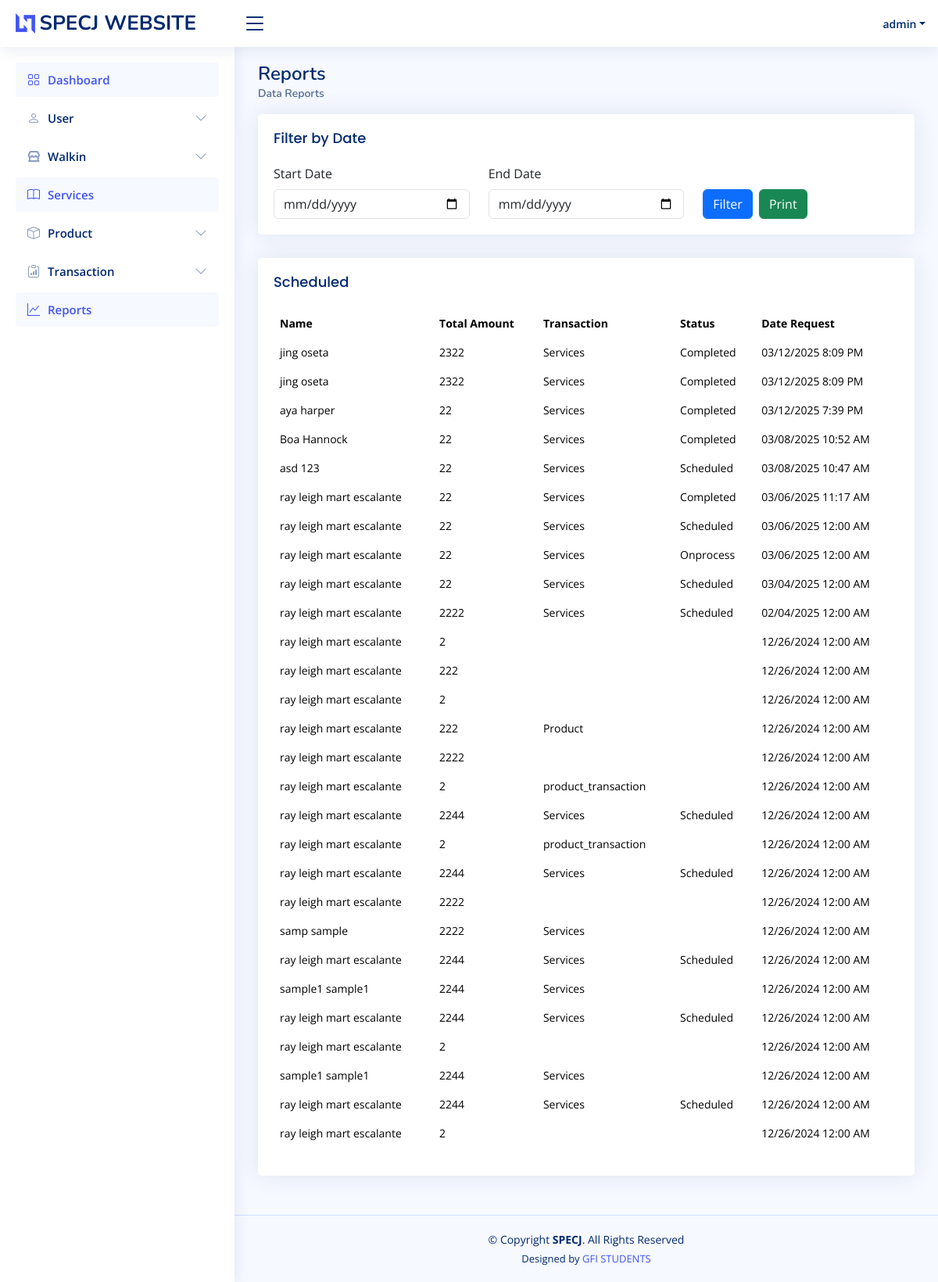
Screenshot of /admin/reports.php (signed in) with the database file from the repository.
### tables this page shows
CREATE TABLE `users`  (
  `id` int NOT NULL AUTO_INCREMENT,
  `firstname` varchar(100) NOT NULL,
  `lastname` varchar(100) NOT NULL,
  `email` varchar(150) NOT NULL,
  `username` varchar(50) NOT NULL,
  `password` varchar(255) NOT NULL,
  `role` enum('user','admin') NULL DEFAULT 'user',
  `archive` tinyint(1) NULL DEFAULT 0,
  `confirm` tinyint(1) NULL DEFAULT 0,
  `created_at` timestamp NOT NULL DEFAULT current_timestamp,
  `status` varchar(255) NULL DEFAULT NULL,
  PRIMARY KEY (`id`) USING BTREE,
  UNIQUE INDEX `email`(`email` ASC) USING BTREE,
  UNIQUE INDEX `username`(`username` ASC) USING BTREE
);

CREATE TABLE `services_transaction`  (
  `id` int NOT NULL AUTO_INCREMENT,
  `transaction_id` int NULL DEFAULT NULL,
  `service_id` int NULL DEFAULT NULL,
  `set_schedule` date NULL DEFAULT NULL,
  `status` varchar(255) NULL DEFAULT NULL,
  PRIMARY KEY (`id`) USING BTREE
);

CREATE TABLE `transactions`  (
  `id` int NOT NULL AUTO_INCREMENT,
  `user_id` int NULL DEFAULT NULL,
  `firstname` varchar(255) NULL DEFAULT NULL,
  `lastname` varchar(255) NULL DEFAULT NULL,
  `total_amount` int NULL DEFAULT NULL,
  `type_transaction` varchar(255) NULL DEFAULT NULL,
  `created_at` datetime NULL DEFAULT NULL,
  `date_completed` datetime NULL DEFAULT NULL,
  `status` varchar(255) NULL DEFAULT NULL,
  `transaction` varchar(255) NULL DEFAULT NULL,
  PRIMARY KEY (`id`) USING BTREE
);

### admin/reports.php (the view, shortened to what this page needs)
<?php
include("../layout/header.php");
?>
<body>
<?php
include("../layout/top-nav.php");
include("side-bar.php");
?>
<main id="main" class="main">
  <div class="pagetitle">
    <h1>Reports</h1>
    <nav>
      <ol class="breadcrumb">
        <li class="breadcrumb-item active">Data Reports</li>
      </ol>
    </nav>
  </div>
  <section class="section dashboard">
    <div class="row">
      <div class="col-lg-12">
        <div class="row">
          <div class="col-12">
            <div class="card">
              <div class="card-body">
                <h5 class="card-title">Filter by Date</h5>
                <form method="GET" action="">
                  <div class="row">
                    <div class="col-md-4">
                      <label for="start_date" class="form-label">Start Date</label>
                      <input type="date" class="form-control" name="start_date" id="start_date" required>
                    </div>
                    <div class="col-md-4">
                      <label for="end_date" class="form-label">End Date</label>
                      <input type="date" class="form-control" name="end_date" id="end_date" required>
                    </div>
                    <div class="col-md-4 d-flex align-items-end">
                      <button type="submit" class="btn btn-primary">Filter</button>
                      <button type="button" class="btn btn-success ms-2" onclick="printReport()">Print</button>
                    </div>
                  </div>
                </form>
              </div>
            </div>
          </div>
          <?php
          $query = "SELECT T.*, T.id AS transaction_id, ST.* FROM transactions AS T
                    INNER JOIN services_transaction AS ST ON ST.transaction_id = T.id
                ";
          $query .= " ORDER BY T.created_at DESC";
          $result = $conn->query($query);
          ?>
          <div class="col-12">
            <div class="card recent-sales overflow-auto">
              <div class="card-body">
                <h5 class="card-title">Scheduled</h5>
                <div id="printableArea">
                  <table class="table table-borderless datatable">
                    <thead>
                      <tr>
                        <th>Name</th>
                        <th>Total Amount</th>
                        <th>Transaction</th>
                        <th>Status</th>
                        <th>Date Request</th>
                      </tr>
                    </thead>
                    <tbody>
                      <?php
                      if ($result->num_rows > 0) {
                        while ($row = $result->fetch_assoc()) {
                          $setDate = date('m/d/Y g:i A', strtotime($row['created_at']));
                          echo "<tr>
                                <td>{$row['firstname']} {$row['lastname']}</td>
                                <td>{$row['total_amount']}</td>
                                <td>{$row['transaction']}</td>
                                <td>{$row['status']}</td>
                                <td>$setDate</td>
                              </tr>";
                        }
                      } else {
                        echo "<tr><td colspan='6'>No records found.</td></tr>";
                      }
                      ?>
                    </tbody>
                  </table>
                </div>
              </div>
            </div>
          </div>
        </div>
      </div>
    </div>
  </section>
</main>
<?php
include("../layout/footer.php");
?>

### layout/top-nav.php (shortened to what this page needs)
<header id="header" class="header fixed-top d-flex align-items-center">
<div class="d-flex align-items-center justify-content-between">
  <a href="#" class="logo d-flex align-items-center">
    <img src="assets/img/logo.png" alt="">
    <span class="d-none d-lg-block">SPECJ WEBSITE</span>
  </a>
  <i class="bi bi-list toggle-sidebar-btn"></i>
</div>
<nav class="header-nav ms-auto">
  <ul class="d-flex align-items-center">
    <li class="nav-item dropdown pe-3">
    <?php
       $stmt = $conn->prepare("SELECT firstname, lastname, email, username, password FROM users WHERE id = ?");
       $stmt->bind_param("i", $user_id);
       $stmt->execute();
       $result_customer = $stmt->get_result();
       $customer_result = $result_customer->fetch_assoc();
       $customer_username = $customer_result['username'];
      ?>
      <a class="nav-link nav-profile d-flex align-items-center pe-0" href="#" data-bs-toggle="dropdown">
        <span class="d-none d-md-block dropdown-toggle ps-2"><?= $customer_username; ?></span>
      </a>
    </li>
  </ul>
</nav>
</header>

### assets/css/style.css (style rules this page uses)
:root { scroll-behavior: smooth; }
body { font-family: "Open Sans", sans-serif; background: #f6f9ff; color: #444444; }
a { color: #4154f1; text-decoration: none; }
h1, h2, h3, h4, h5, h6 { font-family: "Nunito", sans-serif; }
#main { margin-top: 60px; padding: 20px 30px; transition: all 0.3s; }
.pagetitle { margin-bottom: 10px; }
.pagetitle h1 { font-size: 24px; margin-bottom: 0; font-weight: 600; color: #012970; }
.card { margin-bottom: 30px; border: none; border-radius: 5px; box-shadow: 0px 0 30px rgba(1, 41, 112, 0.1); }
.card-title { padding: 20px 0 15px 0; font-size: 18px; font-weight: 500; color: #012970; font-family: "Poppins", sans-serif; }
.card-body { padding: 0 20px 20px 20px; }
.breadcrumb { font-size: 14px; font-family: "Nunito", sans-serif; color: #899bbd; font-weight: 600; }
.breadcrumb .breadcrumb-item::before { color: #899bbd; }
.breadcrumb .active { color: #51678f; font-weight: 600; }
.logo { line-height: 1; }
@media (min-width: 1200px) { .logo { width: 280px; } }
.logo img { max-height: 26px; margin-right: 6px; }
.logo span { font-size: 26px; font-weight: 700; color: #012970; font-family: "Nunito", sans-serif; }
.header { transition: all 0.5s; z-index: 997; height: 60px; box-shadow: 0px 2px 20px rgba(1, 41, 112, 0.1); background-color: #fff; padding-left: 20px; }
.header .toggle-sidebar-btn { font-size: 32px; padding-left: 10px; cursor: pointer; color: #012970; }
.header-nav ul { list-style: none; }
.header-nav>ul { margin: 0; padding: 0; }
.header-nav .nav-profile { color: #012970; }
.header-nav .nav-profile span { font-size: 14px; font-weight: 600; }
@media (min-width: 1200px) { #main, #footer { margin-left: 300px; } }
.dashboard .recent-sales { font-size: 14px; }
.dashboard .recent-sales .table thead { background: #f6f6fe; }
.dashboard .recent-sales .table thead th { border: 0; }

### rows the page displays
users: username "admin"
services_transaction: transaction.firstname "jing", transaction.lastname "oseta", transaction.total_amount "2322", transaction.transaction "Services", status "Completed", transaction.created_at "03/12/2025 8:09 PM"
services_transaction: transaction.firstname "jing", transaction.lastname "oseta", transaction.total_amount "2322", transaction.transaction "Services", status "Completed", transaction.created_at "03/12/2025 8:09 PM"
services_transaction: transaction.firstname "aya", transaction.lastname "harper", transaction.total_amount "22", transaction.transaction "Services", status "Completed", transaction.created_at "03/12/2025 7:39 PM"
services_transaction: transaction.firstname "Boa", transaction.lastname "Hannock", transaction.total_amount "22", transaction.transaction "Services", status "Completed", transaction.created_at "03/08/2025 10:52 AM"
services_transaction: transaction.firstname "asd", transaction.lastname "123", transaction.total_amount "22", transaction.transaction "Services", status "Scheduled", transaction.created_at "03/08/2025 10:47 AM"
services_transaction: transaction.firstname "ray leigh mart", transaction.lastname "escalante", transaction.total_amount "22", transaction.transaction "Services", status "Completed", transaction.created_at "03/06/2025 11:17 AM"
services_transaction: transaction.firstname "ray leigh mart", transaction.lastname "escalante", transaction.total_amount "22", transaction.transaction "Services", status "Scheduled", transaction.created_at "03/06/2025 12:00 AM"
services_transaction: transaction.firstname "ray leigh mart", transaction.lastname "escalante", transaction.total_amount "22", transaction.transaction "Services", status "Onprocess", transaction.created_at "03/06/2025 12:00 AM"
services_transaction: transaction.firstname "ray leigh mart", transaction.lastname "escalante", transaction.total_amount "22", transaction.transaction "Services", status "Scheduled", transaction.created_at "03/04/2025 12:00 AM"
services_transaction: transaction.firstname "ray leigh mart", transaction.lastname "escalante", transaction.total_amount "2222", transaction.transaction "Services", status "Scheduled", transaction.created_at "02/04/2025 12:00 AM"
services_transaction: transaction.firstname "ray leigh mart", transaction.lastname "escalante", transaction.total_amount "2", transaction.created_at "12/26/2024 12:00 AM"
services_transaction: transaction.firstname "ray leigh mart", transaction.lastname "escalante", transaction.total_amount "222", transaction.created_at "12/26/2024 12:00 AM"
services_transaction: transaction.firstname "ray leigh mart", transaction.lastname "escalante", transaction.total_amount "2", transaction.created_at "12/26/2024 12:00 AM"
services_transaction: transaction.firstname "ray leigh mart", transaction.lastname "escalante", transaction.total_amount "222", transaction.transaction "Product", transaction.created_at "12/26/2024 12:00 AM"
services_transaction: transaction.firstname "ray leigh mart", transaction.lastname "escalante", transaction.total_amount "2222", transaction.created_at "12/26/2024 12:00 AM"
services_transaction: transaction.firstname "ray leigh mart", transaction.lastname "escalante", transaction.total_amount "2", transaction.transaction "product_transaction", transaction.created_at "12/26/2024 12:00 AM"
services_transaction: transaction.firstname "ray leigh mart", transaction.lastname "escalante", transaction.total_amount "2244", transaction.transaction "Services", status "Scheduled", transaction.created_at "12/26/2024 12:00 AM"
services_transaction: transaction.firstname "ray leigh mart", transaction.lastname "escalante", transaction.total_amount "2", transaction.transaction "product_transaction", transaction.created_at "12/26/2024 12:00 AM"
services_transaction: transaction.firstname "ray leigh mart", transaction.lastname "escalante", transaction.total_amount "2244", transaction.transaction "Services", status "Scheduled", transaction.created_at "12/26/2024 12:00 AM"
services_transaction: transaction.firstname "ray leigh mart", transaction.lastname "escalante", transaction.total_amount "2222", transaction.created_at "12/26/2024 12:00 AM"
services_transaction: transaction.firstname "samp", transaction.lastname "sample", transaction.total_amount "2222", transaction.transaction "Services", transaction.created_at "12/26/2024 12:00 AM"
services_transaction: transaction.firstname "ray leigh mart", transaction.lastname "escalante", transaction.total_amount "2244", transaction.transaction "Services", status "Scheduled", transaction.created_at "12/26/2024 12:00 AM"
services_transaction: transaction.firstname "sample1", transaction.lastname "sample1", transaction.total_amount "2244", transaction.transaction "Services", transaction.created_at "12/26/2024 12:00 AM"
services_transaction: transaction.firstname "ray leigh mart", transaction.lastname "escalante", transaction.total_amount "2244", transaction.transaction "Services", status "Scheduled", transaction.created_at "12/26/2024 12:00 AM"
services_transaction: transaction.firstname "ray leigh mart", transaction.lastname "escalante", transaction.total_amount "2", transaction.created_at "12/26/2024 12:00 AM"
services_transaction: transaction.firstname "sample1", transaction.lastname "sample1", transaction.total_amount "2244", transaction.transaction "Services", transaction.created_at "12/26/2024 12:00 AM"
services_transaction: transaction.firstname "ray leigh mart", transaction.lastname "escalante", transaction.total_amount "2244", transaction.transaction "Services", status "Scheduled", transaction.created_at "12/26/2024 12:00 AM"
services_transaction: transaction.firstname "ray leigh mart", transaction.lastname "escalante", transaction.total_amount "2", transaction.created_at "12/26/2024 12:00 AM"
